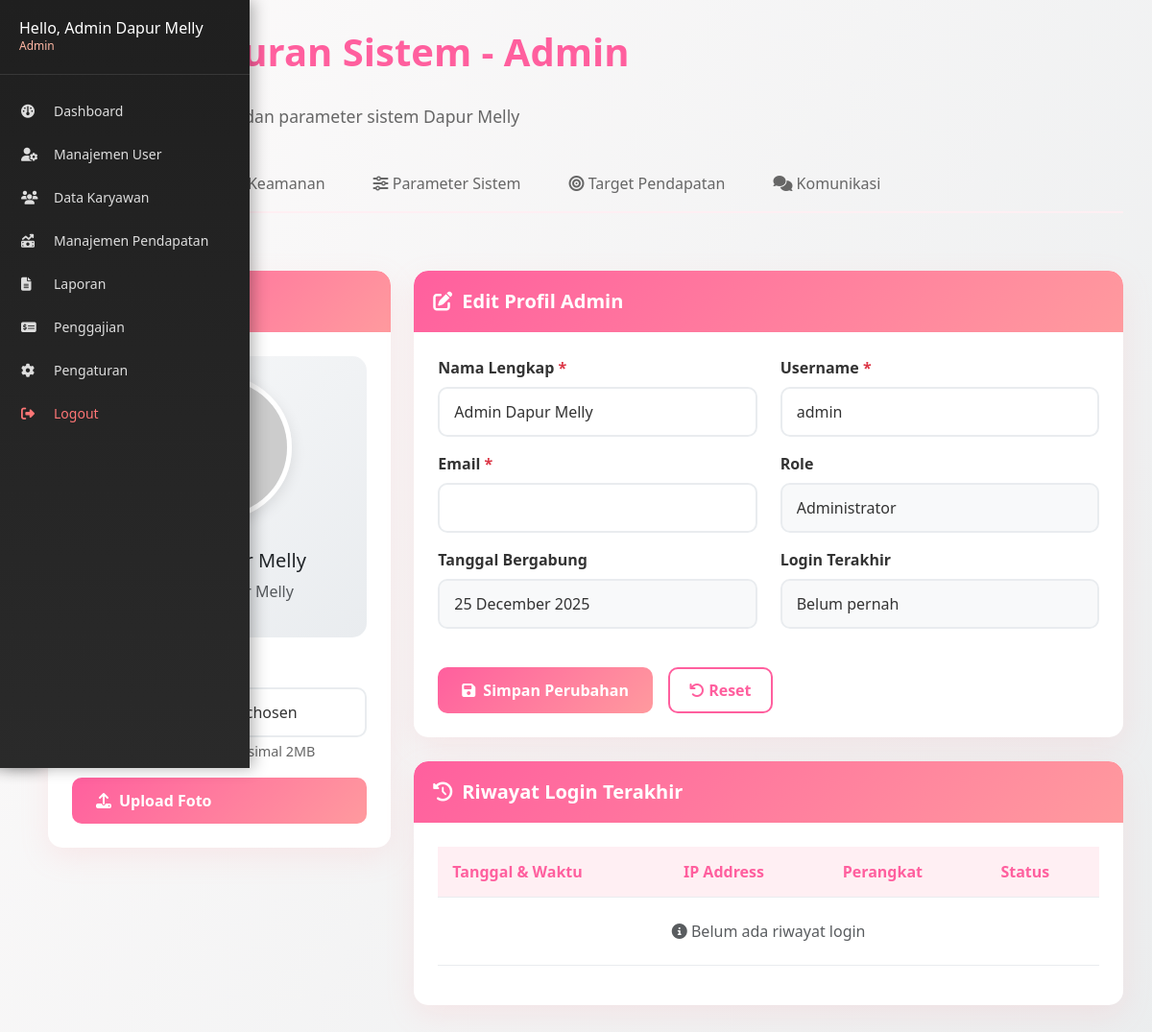
Screenshot of /dapur-melly/admin/pengaturan.php (signed in) with the database file from the repository.
### tables this page shows
CREATE TABLE `users` (
  `id` int(11) NOT NULL,
  `username` varchar(50) NOT NULL,
  `password` varchar(255) NOT NULL,
  `role` enum('admin','owner','user') NOT NULL,
  `nama_lengkap` varchar(100) NOT NULL,
  `email` varchar(100) DEFAULT NULL,
  `last_login` timestamp NULL DEFAULT NULL,
  `foto_profil` varchar(255) DEFAULT 'default.png',
  `created_at` timestamp NOT NULL DEFAULT current_timestamp(),
  `updated_at` timestamp NOT NULL DEFAULT current_timestamp() ON UPDATE current_timestamp()
);

### dapur-melly/admin/pengaturan.php (the view, shortened to what this page needs)
<?php
include '../config/koneksi.php';
$admin_id = $_SESSION['id'];
$nama_user = $_SESSION['nama_lengkap'] ?? 'Admin';
$query_admin = mysqli_prepare($conn, "SELECT * FROM users WHERE id = ?");
mysqli_stmt_bind_param($query_admin, "i", $admin_id);
mysqli_stmt_execute($query_admin);
$admin_result = mysqli_stmt_get_result($query_admin);
$data_admin = mysqli_fetch_assoc($admin_result);
$foto_profil = $data_admin['foto_profil'] ?? 'default.png';
$email = $data_admin['email'] ?? '';
$username = $data_admin['username'] ?? '';
$login_history = [];
include '../includes/sidebar.php';
?>
<!DOCTYPE html>
<html lang="id">
<head>
    <link href="https://cdn.jsdelivr.net/npm/bootstrap@5.3.0/dist/css/bootstrap.min.css" rel="stylesheet">
    <link rel="stylesheet" href="https://cdnjs.cloudflare.com/ajax/libs/font-awesome/6.5.1/css/all.min.css"/>
    <link rel="stylesheet" href="https://cdn.jsdelivr.net/npm/sweetalert2@11/dist/sweetalert2.min.css">
</head>
<body>
<?php include '../includes/sidebar.php'; ?>
<div class="main-content">
<div class="page-header">
    <h1><i class="fas fa-cogs"></i> Pengaturan Sistem - Admin</h1>
    <p>Kelola profil, keamanan, dan parameter sistem Dapur Melly</p>
</div>
<ul class="nav nav-tabs" id="settingsTab" role="tablist">
    <li class="nav-item" role="presentation">
        <button class="nav-link active" id="profile-tab" data-bs-toggle="tab" data-bs-target="#profile" type="button" role="tab">
            <i class="fas fa-user-circle"></i> Profil Admin
        </button>
    </li>
    <li class="nav-item" role="presentation">
        <button class="nav-link" id="security-tab" data-bs-toggle="tab" data-bs-target="#security" type="button" role="tab">
            <i class="fas fa-shield-alt"></i> Keamanan
        </button>
    </li>
    <li class="nav-item" role="presentation">
        <button class="nav-link" id="parameters-tab" data-bs-toggle="tab" data-bs-target="#parameters" type="button" role="tab">
            <i class="fas fa-sliders-h"></i> Parameter Sistem
        </button>
    </li>
    <li class="nav-item" role="presentation">
        <button class="nav-link" id="targets-tab" data-bs-toggle="tab" data-bs-target="#targets" type="button" role="tab">
            <i class="fas fa-bullseye"></i> Target Pendapatan
        </button>
    </li>
    <li class="nav-item" role="presentation">
        <button class="nav-link" id="messages-tab" data-bs-toggle="tab" data-bs-target="#messages" type="button" role="tab">
            <i class="fas fa-comments"></i> Komunikasi
        </button>
    </li>
</ul>
<div class="tab-content" id="settingsTabContent">
    <div class="tab-pane fade show active" id="profile" role="tabpanel">
        <div class="row fade-in">
            <div class="col-lg-4">
                <div class="card-custom">
                    <div class="card-header-custom">
                        <h5><i class="fas fa-camera"></i> Foto Profil</h5>
                    </div>
                    <div class="card-body">
                        <div class="profile-photo-container">
                            <?php
                            $foto_path = "../assets/img/profile/" . $foto_profil;
                            if (!file_exists($foto_path) || $foto_profil == 'default.png') {
                                $foto_path = "https://ui-avatars.com/api/?name=" . urlencode($nama_user) . "&background=ff5f9e&color=fff&size=150";
                            }
                            ?>
                            <img src="<?= $foto_path ?>" class="profile-photo" alt="Foto Profil"
                                 onerror="this.src='https://ui-avatars.com/api/?name=<?= urlencode($nama_user) ?>&background=ff5f9e&color=fff&size=150'">
                            <h5 class="mt-3 text-dark"><?= htmlspecialchars($nama_user) ?></h5>
                            <p class="text-muted">Admin • Dapur Melly</p>
                        </div>
                        <form method="POST" enctype="multipart/form-data">
                            <div class="mb-3">
                                <label class="form-label">Ganti Foto Profil</label>
                                <input type="file" class="form-control" name="foto_profil" accept="image/*">
                                <div class="form-text">Format: JPG, PNG, GIF. Maksimal 2MB</div>
                            </div>
                            <button type="submit" name="upload_foto" class="btn btn-custom w-100">
                                <i class="fas fa-upload"></i> Upload Foto
                            </button>
                        </form>
                    </div>
                </div>
            </div>
            <div class="col-lg-8">
                <div class="card-custom">
                    <div class="card-header-custom">
                        <h5><i class="fas fa-edit"></i> Edit Profil Admin</h5>
                    </div>
                    <div class="card-body">
                        <form method="POST">
                            <div class="row">
                                <div class="col-md-6 mb-3">
                                    <label class="form-label">Nama Lengkap <span class="text-danger">*</span></label>
                                    <input type="text" class="form-control" name="nama_lengkap"
                                           value="<?= htmlspecialchars($data_admin['nama_lengkap'] ?? '') ?>" required>
                                </div>
                                <div class="col-md-6 mb-3">
                                    <label class="form-label">Username <span class="text-danger">*</span></label>
                                    <input type="text" class="form-control" name="username"
                                           value="<?= htmlspecialchars($username) ?>" required>
                                </div>
                            </div>
                            <div class="row">
                                <div class="col-md-6 mb-3">
                                    <label class="form-label">Email <span class="text-danger">*</span></label>
                                    <input type="email" class="form-control" name="email"
                                           value="<?= htmlspecialchars($email) ?>" required>
                                </div>
                                <div class="col-md-6 mb-3">
                                    <label class="form-label">Role</label>
                                    <input type="text" class="form-control" value="Administrator" readonly style="background-color: #f8f9fa;">
                                </div>
                            </div>
                            <div class="row">
                                <div class="col-md-6 mb-3">
                                    <label class="form-label">Tanggal Bergabung</label>
                                    <input type="text" class="form-control"
                                           value="<?= date('d F Y', strtotime($data_admin['created_at'] ?? date('Y-m-d'))) ?>" readonly style="background-color: #f8f9fa;">
                                </div>
                                <div class="col-md-6 mb-3">
                                    <label class="form-label">Login Terakhir</label>
                                    <input type="text" class="form-control"
                                           value="<?= !empty($data_admin['last_login']) ? date('d F Y H:i', strtotime($data_admin['last_login'])) : 'Belum pernah' ?>" readonly style="background-color: #f8f9fa;">
                                </div>
                            </div>
                            <div class="d-flex gap-3 mt-4">
                                <button type="submit" name="update_profile" class="btn btn-custom">
                                    <i class="fas fa-save"></i> Simpan Perubahan
                                </button>
                                <button type="reset" class="btn btn-outline-custom">
                                    <i class="fas fa-undo"></i> Reset
                                </button>
                            </div>
                        </form>
                    </div>
                </div>
                <div class="card-custom mt-4 fade-in">
                    <div class="card-header-custom">
                        <h5><i class="fas fa-history"></i> Riwayat Login Terakhir</h5>
                    </div>
                    <div class="card-body">
                        <div class="table-responsive">
                            <table class="table table-custom">
                                <thead>
                                    <tr>
                                        <th>Tanggal & Waktu</th>
                                        <th>IP Address</th>
                                        <th>Perangkat</th>
                                        <th>Status</th>
                                    </tr>
                                </thead>
                                <tbody>
                                    <?php if (empty($login_history)): ?>
                                        <tr>
                                            <td colspan="4" class="text-center text-muted py-4">
                                                <i class="fas fa-info-circle"></i> Belum ada riwayat login
                                            </td>
                                        </tr>
                                    <?php endif; ?>
                                </tbody>
                            </table>
                        </div>
                    </div>
                </div>
            </div>
        </div>
    </div>
</div>
</div>
</body>
</html>

### dapur-melly/admin/pengaturan.php (style rules this page uses)
:root { --pink-primary: #ff5f9e; --pink-light: #ff9a9e; --pink-soft: #ffeff3; --pink-gradient: linear-gradient(135deg, var(--pink-primary), var(--pink-light)); --white: #ffffff; --light-bg: #f9f7fe; --light-card: #ffffff; --border-color: #e9ecef; --text-dark: #333333; --text-muted: #666666; --shadow: 0 4px 20px rgba(255, 95, 158, 0.1); --card-shadow: 0 10px 30px rgba(255, 154, 158, 0.15); }
* { box-sizing: border-box; margin: 0; padding: 0; }
body { font-family: 'Segoe UI', Tahoma, Geneva, Verdana, sans-serif; background-color: var(--light-bg); background-image: linear-gradient(120deg, #fdfbfb 0%, #ebedee 100%); color: var(--text-dark); min-height: 100vh; }
.main-content { margin-left: 20px; padding: 30px; min-height: 100vh; transition: margin-left 0.35s ease; }
.page-header { margin-bottom: 30px; }
.page-header h1 { color: var(--pink-primary); font-weight: 700; font-size: 2.5rem; margin-bottom: 10px; position: relative; display: inline-block; }
.page-header h1:after { content: ''; position: absolute; bottom: -10px; left: 0; width: 80px; height: 4px; background: var(--pink-gradient); border-radius: 2px; }
.page-header p { color: var(--text-muted); font-size: 1.1rem; margin-top: 20px; }
.nav-tabs { border-bottom: 2px solid var(--pink-soft); margin-bottom: 30px; }
.nav-tabs .nav-link { background: transparent; border: none; color: var(--text-muted); font-weight: 500; padding: 15px 25px; border-radius: 10px 10px 0 0; transition: all 0.3s ease; }
.nav-tabs .nav-link.active { color: var(--pink-primary); background: var(--white); border-bottom: 3px solid var(--pink-primary); box-shadow: 0 -2px 10px rgba(255, 95, 158, 0.1); }
.tab-content { padding: 30px 0; }
.card-custom { background: var(--white); border: none; border-radius: 15px; box-shadow: var(--card-shadow); margin-bottom: 25px; overflow: hidden; transition: transform 0.3s ease, box-shadow 0.3s ease; }
.card-header-custom { background: var(--pink-gradient); border-bottom: none; padding: 20px; color: white; border-radius: 15px 15px 0 0 !important; }
.card-header-custom h5 { margin: 0; display: flex; align-items: center; gap: 10px; font-weight: 600; color: white; }
.card-body { padding: 25px; }
.form-label { color: var(--text-dark); font-weight: 600; margin-bottom: 8px; }
.form-control, .form-select { border: 2px solid #e9ecef; color: var(--text-dark); padding: 12px 15px; border-radius: 10px; transition: all 0.3s ease; }
.form-text { color: var(--text-muted); font-size: 0.9rem; }
.btn-custom { background: var(--pink-gradient); border: none; color: white; font-weight: 600; padding: 12px 25px; border-radius: 10px; transition: all 0.3s ease; display: inline-flex; align-items: center; gap: 8px; }
.btn-outline-custom { background: transparent; border: 2px solid var(--pink-primary); color: var(--pink-primary); font-weight: 600; padding: 10px 20px; border-radius: 10px; transition: all 0.3s ease; }
.profile-photo-container { text-align: center; padding: 20px; background: linear-gradient(135deg, #f8f9fa 0%, #e9ecef 100%); border-radius: 15px; margin-bottom: 20px; }
.profile-photo { width: 150px; height: 150px; border-radius: 50%; object-fit: cover; border: 5px solid white; box-shadow: 0 5px 15px rgba(0,0,0,0.1); margin-bottom: 15px; transition: transform 0.3s ease; }
.table-custom { background: transparent; color: var(--text-dark); }
.table-custom th { background: var(--pink-soft); border-color: var(--border-color); color: var(--pink-primary); font-weight: 600; padding: 15px; }
.table-custom td { border-color: var(--border-color); vertical-align: middle; padding: 12px 15px; }
.fade-in { animation: fadeIn 0.5s ease; }

### rows the page displays
users: nama_lengkap "Admin Dapur Melly", username "admin", created_at "25 December 2025", last_login "Belum pernah"

### other values shown
$nama "Admin Dapur Melly"
$role "Admin"
$nama_user "Admin Dapur Melly"
